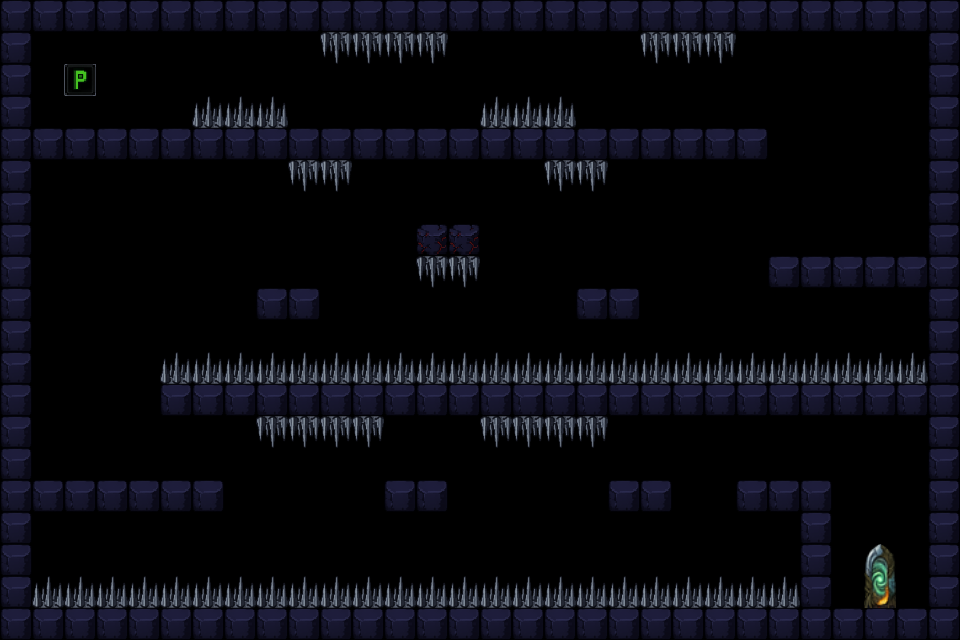

This game map was drawn from its Tiled (.tmx) file and the tilesets committed beside it. A one-line description and the full map source follow:
An orthogonal 30x20 tile map with 32x32 px tiles, 5 tile layers (traps, solid, cracked, player, ...), 2 tilesets.

<map version="1.10" tiledversion="1.12.1" orientation="orthogonal" renderorder="right-down" width="30" height="20" tilewidth="32" tileheight="32" infinite="0" nextlayerid="15" nextobjectid="1">
 <tileset firstgid="1" source="block.tsx" />
 <tileset firstgid="17" source="port.tsx" />
 <layer id="6" name="traps" width="30" height="20">
  <data encoding="csv">
0,0,0,0,0,0,0,0,0,0,0,0,0,0,0,0,0,0,0,0,0,0,0,0,0,0,0,0,0,0,
0,0,0,0,0,0,0,0,0,0,1073741826,1073741826,1073741826,1073741826,0,0,0,0,0,0,1073741826,1073741826,1073741826,0,0,0,0,0,0,0,
0,0,0,0,0,0,0,0,0,0,0,0,0,0,0,0,0,0,0,0,0,0,0,0,0,0,0,0,0,0,
0,0,0,0,0,0,2,2,2,0,0,0,0,0,0,2,2,2,0,0,0,0,0,0,0,0,0,0,0,0,
0,0,0,0,0,0,0,0,0,0,0,0,0,0,0,0,0,0,0,0,0,0,0,0,0,0,0,0,0,0,
0,0,0,0,0,0,0,0,0,1073741826,1073741826,0,0,0,0,0,0,1073741826,1073741826,0,0,0,0,0,0,0,0,0,0,0,
0,0,0,0,0,0,0,0,0,0,0,0,0,0,0,0,0,0,0,0,0,0,0,0,0,0,0,0,0,0,
0,0,0,0,0,0,0,0,0,0,0,0,0,0,0,0,0,0,0,0,0,0,0,0,0,0,0,0,0,0,
0,0,0,0,0,0,0,0,0,0,0,0,0,1073741826,1073741826,0,0,0,0,0,0,0,0,0,0,0,0,0,0,0,
0,0,0,0,0,0,0,0,0,0,0,0,0,0,0,0,0,0,0,0,0,0,0,0,0,0,0,0,0,0,
0,0,0,0,0,0,0,0,0,0,0,0,0,0,0,0,0,0,0,0,0,0,0,0,0,0,0,0,0,0,
0,0,0,0,0,2,2,2,2,2,2,2,2,2,2,2,2,2,2,2,2,2,2,2,2,2,2,2,2,0,
0,0,0,0,0,0,0,0,0,0,0,0,0,0,0,0,0,0,0,0,0,0,0,0,0,0,0,0,0,0,
0,0,0,0,0,0,0,0,1073741826,1073741826,1073741826,1073741826,0,0,0,1073741826,1073741826,1073741826,1073741826,0,0,0,0,0,0,0,0,0,0,0,
0,0,0,0,0,0,0,0,0,0,0,0,0,0,0,0,0,0,0,0,0,0,0,0,0,0,0,0,0,0,
0,0,0,0,0,0,0,0,0,0,0,0,0,0,0,0,0,0,0,0,0,0,0,0,0,0,0,0,0,0,
0,0,0,0,0,0,0,0,0,0,0,0,0,0,0,0,0,0,0,0,0,0,0,0,0,0,0,0,0,0,
0,0,0,0,0,0,0,0,0,0,0,0,0,0,0,0,0,0,0,0,0,0,0,0,0,0,0,0,0,0,
0,2,2,2,2,2,2,2,2,2,2,2,2,2,2,2,2,2,2,2,2,2,2,2,2,0,0,0,0,0,
0,0,0,0,0,0,0,0,0,0,0,0,0,0,0,0,0,0,0,0,0,0,0,0,0,0,0,0,0,0
</data>
 </layer>
 <layer id="10" name="solid" width="30" height="20">
  <data encoding="csv">
9,9,9,9,9,9,9,9,9,9,9,9,9,9,9,9,9,9,9,9,9,9,9,9,9,9,9,9,9,9,
9,0,0,0,0,0,0,0,0,0,0,0,0,0,0,0,0,0,0,0,0,0,0,0,0,0,0,0,0,9,
9,0,0,0,0,0,0,0,0,0,0,0,0,0,0,0,0,0,0,0,0,0,0,0,0,0,0,0,0,9,
9,0,0,0,0,0,0,0,0,0,0,0,0,0,0,0,0,0,0,0,0,0,0,0,0,0,0,0,0,9,
9,9,9,9,9,9,9,9,9,9,9,9,9,9,9,9,9,9,9,9,9,9,9,9,0,0,0,0,0,9,
9,0,0,0,0,0,0,0,0,0,0,0,0,0,0,0,0,0,0,0,0,0,0,0,0,0,0,0,0,9,
9,0,0,0,0,0,0,0,0,0,0,0,0,0,0,0,0,0,0,0,0,0,0,0,0,0,0,0,0,9,
9,0,0,0,0,0,0,0,0,0,0,0,0,0,0,0,0,0,0,0,0,0,0,0,0,0,0,0,0,9,
9,0,0,0,0,0,0,0,0,0,0,0,0,0,0,0,0,0,0,0,0,0,0,0,9,9,9,9,9,9,
9,0,0,0,0,0,0,0,9,9,0,0,0,0,0,0,0,0,9,9,0,0,0,0,0,0,0,0,0,9,
9,0,0,0,0,0,0,0,0,0,0,0,0,0,0,0,0,0,0,0,0,0,0,0,0,0,0,0,0,9,
9,0,0,0,0,0,0,0,0,0,0,0,0,0,0,0,0,0,0,0,0,0,0,0,0,0,0,0,0,9,
9,0,0,0,0,9,9,9,9,9,9,9,9,9,9,9,9,9,9,9,9,9,9,9,9,9,9,9,9,9,
9,0,0,0,0,0,0,0,0,0,0,0,0,0,0,0,0,0,0,0,0,0,0,0,0,0,0,0,0,9,
9,0,0,0,0,0,0,0,0,0,0,0,0,0,0,0,0,0,0,0,0,0,0,0,0,0,0,0,0,9,
9,9,9,9,9,9,9,0,0,0,0,0,9,9,0,0,0,0,0,9,9,0,0,9,9,9,0,0,0,9,
9,0,0,0,0,0,0,0,0,0,0,0,0,0,0,0,0,0,0,0,0,0,0,0,0,9,0,0,0,9,
9,0,0,0,0,0,0,0,0,0,0,0,0,0,0,0,0,0,0,0,0,0,0,0,0,9,0,0,0,9,
9,0,0,0,0,0,0,0,0,0,0,0,0,0,0,0,0,0,0,0,0,0,0,0,0,9,0,0,0,9,
9,9,9,9,9,9,9,9,9,9,9,9,9,9,9,9,9,9,9,9,9,9,9,9,9,9,9,9,9,9
</data>
 </layer>
 <layer id="11" name="cracked" width="30" height="20">
  <data encoding="csv">
0,0,0,0,0,0,0,0,0,0,0,0,0,0,0,0,0,0,0,0,0,0,0,0,0,0,0,0,0,0,
0,0,0,0,0,0,0,0,0,0,0,0,0,0,0,0,0,0,0,0,0,0,0,0,0,0,0,0,0,0,
0,0,0,0,0,0,0,0,0,0,0,0,0,0,0,0,0,0,0,0,0,0,0,0,0,0,0,0,0,0,
0,0,0,0,0,0,0,0,0,0,0,0,0,0,0,0,0,0,0,0,0,0,0,0,0,0,0,0,0,0,
0,0,0,0,0,0,0,0,0,0,0,0,0,0,0,0,0,0,0,0,0,0,0,0,0,0,0,0,0,0,
0,0,0,0,0,0,0,0,0,0,0,0,0,0,0,0,0,0,0,0,0,0,0,0,0,0,0,0,0,0,
0,0,0,0,0,0,0,0,0,0,0,0,0,0,0,0,0,0,0,0,0,0,0,0,0,0,0,0,0,0,
0,0,0,0,0,0,0,0,0,0,0,0,0,11,11,0,0,0,0,0,0,0,0,0,0,0,0,0,0,0,
0,0,0,0,0,0,0,0,0,0,0,0,0,0,0,0,0,0,0,0,0,0,0,0,0,0,0,0,0,0,
0,0,0,0,0,0,0,0,0,0,0,0,0,0,0,0,0,0,0,0,0,0,0,0,0,0,0,0,0,0,
0,0,0,0,0,0,0,0,0,0,0,0,0,0,0,0,0,0,0,0,0,0,0,0,0,0,0,0,0,0,
0,0,0,0,0,0,0,0,0,0,0,0,0,0,0,0,0,0,0,0,0,0,0,0,0,0,0,0,0,0,
0,0,0,0,0,0,0,0,0,0,0,0,0,0,0,0,0,0,0,0,0,0,0,0,0,0,0,0,0,0,
0,0,0,0,0,0,0,0,0,0,0,0,0,0,0,0,0,0,0,0,0,0,0,0,0,0,0,0,0,0,
0,0,0,0,0,0,0,0,0,0,0,0,0,0,0,0,0,0,0,0,0,0,0,0,0,0,0,0,0,0,
0,0,0,0,0,0,0,0,0,0,0,0,0,0,0,0,0,0,0,0,0,0,0,0,0,0,0,0,0,0,
0,0,0,0,0,0,0,0,0,0,0,0,0,0,0,0,0,0,0,0,0,0,0,0,0,0,0,0,0,0,
0,0,0,0,0,0,0,0,0,0,0,0,0,0,0,0,0,0,0,0,0,0,0,0,0,0,0,0,0,0,
0,0,0,0,0,0,0,0,0,0,0,0,0,0,0,0,0,0,0,0,0,0,0,0,0,0,0,0,0,0,
0,0,0,0,0,0,0,0,0,0,0,0,0,0,0,0,0,0,0,0,0,0,0,0,0,0,0,0,0,0
</data>
 </layer>
 <layer id="13" name="player" width="30" height="20">
  <data encoding="csv">
0,0,0,0,0,0,0,0,0,0,0,0,0,0,0,0,0,0,0,0,0,0,0,0,0,0,0,0,0,0,
0,0,0,0,0,0,0,0,0,0,0,0,0,0,0,0,0,0,0,0,0,0,0,0,0,0,0,0,0,0,
0,0,14,0,0,0,0,0,0,0,0,0,0,0,0,0,0,0,0,0,0,0,0,0,0,0,0,0,0,0,
0,0,0,0,0,0,0,0,0,0,0,0,0,0,0,0,0,0,0,0,0,0,0,0,0,0,0,0,0,0,
0,0,0,0,0,0,0,0,0,0,0,0,0,0,0,0,0,0,0,0,0,0,0,0,0,0,0,0,0,0,
0,0,0,0,0,0,0,0,0,0,0,0,0,0,0,0,0,0,0,0,0,0,0,0,0,0,0,0,0,0,
0,0,0,0,0,0,0,0,0,0,0,0,0,0,0,0,0,0,0,0,0,0,0,0,0,0,0,0,0,0,
0,0,0,0,0,0,0,0,0,0,0,0,0,0,0,0,0,0,0,0,0,0,0,0,0,0,0,0,0,0,
0,0,0,0,0,0,0,0,0,0,0,0,0,0,0,0,0,0,0,0,0,0,0,0,0,0,0,0,0,0,
0,0,0,0,0,0,0,0,0,0,0,0,0,0,0,0,0,0,0,0,0,0,0,0,0,0,0,0,0,0,
0,0,0,0,0,0,0,0,0,0,0,0,0,0,0,0,0,0,0,0,0,0,0,0,0,0,0,0,0,0,
0,0,0,0,0,0,0,0,0,0,0,0,0,0,0,0,0,0,0,0,0,0,0,0,0,0,0,0,0,0,
0,0,0,0,0,0,0,0,0,0,0,0,0,0,0,0,0,0,0,0,0,0,0,0,0,0,0,0,0,0,
0,0,0,0,0,0,0,0,0,0,0,0,0,0,0,0,0,0,0,0,0,0,0,0,0,0,0,0,0,0,
0,0,0,0,0,0,0,0,0,0,0,0,0,0,0,0,0,0,0,0,0,0,0,0,0,0,0,0,0,0,
0,0,0,0,0,0,0,0,0,0,0,0,0,0,0,0,0,0,0,0,0,0,0,0,0,0,0,0,0,0,
0,0,0,0,0,0,0,0,0,0,0,0,0,0,0,0,0,0,0,0,0,0,0,0,0,0,0,0,0,0,
0,0,0,0,0,0,0,0,0,0,0,0,0,0,0,0,0,0,0,0,0,0,0,0,0,0,0,0,0,0,
0,0,0,0,0,0,0,0,0,0,0,0,0,0,0,0,0,0,0,0,0,0,0,0,0,0,0,0,0,0,
0,0,0,0,0,0,0,0,0,0,0,0,0,0,0,0,0,0,0,0,0,0,0,0,0,0,0,0,0,0
</data>
 </layer>
 <layer id="14" name="portal" width="30" height="20">
  <data encoding="csv">
0,0,0,0,0,0,0,0,0,0,0,0,0,0,0,0,0,0,0,0,0,0,0,0,0,0,0,0,0,0,
0,0,0,0,0,0,0,0,0,0,0,0,0,0,0,0,0,0,0,0,0,0,0,0,0,0,0,0,0,0,
0,0,0,0,0,0,0,0,0,0,0,0,0,0,0,0,0,0,0,0,0,0,0,0,0,0,0,0,0,0,
0,0,0,0,0,0,0,0,0,0,0,0,0,0,0,0,0,0,0,0,0,0,0,0,0,0,0,0,0,0,
0,0,0,0,0,0,0,0,0,0,0,0,0,0,0,0,0,0,0,0,0,0,0,0,0,0,0,0,0,0,
0,0,0,0,0,0,0,0,0,0,0,0,0,0,0,0,0,0,0,0,0,0,0,0,0,0,0,0,0,0,
0,0,0,0,0,0,0,0,0,0,0,0,0,0,0,0,0,0,0,0,0,0,0,0,0,0,0,0,0,0,
0,0,0,0,0,0,0,0,0,0,0,0,0,0,0,0,0,0,0,0,0,0,0,0,0,0,0,0,0,0,
0,0,0,0,0,0,0,0,0,0,0,0,0,0,0,0,0,0,0,0,0,0,0,0,0,0,0,0,0,0,
0,0,0,0,0,0,0,0,0,0,0,0,0,0,0,0,0,0,0,0,0,0,0,0,0,0,0,0,0,0,
0,0,0,0,0,0,0,0,0,0,0,0,0,0,0,0,0,0,0,0,0,0,0,0,0,0,0,0,0,0,
0,0,0,0,0,0,0,0,0,0,0,0,0,0,0,0,0,0,0,0,0,0,0,0,0,0,0,0,0,0,
0,0,0,0,0,0,0,0,0,0,0,0,0,0,0,0,0,0,0,0,0,0,0,0,0,0,0,0,0,0,
0,0,0,0,0,0,0,0,0,0,0,0,0,0,0,0,0,0,0,0,0,0,0,0,0,0,0,0,0,0,
0,0,0,0,0,0,0,0,0,0,0,0,0,0,0,0,0,0,0,0,0,0,0,0,0,0,0,0,0,0,
0,0,0,0,0,0,0,0,0,0,0,0,0,0,0,0,0,0,0,0,0,0,0,0,0,0,0,0,0,0,
0,0,0,0,0,0,0,0,0,0,0,0,0,0,0,0,0,0,0,0,0,0,0,0,0,0,0,0,0,0,
0,0,0,0,0,0,0,0,0,0,0,0,0,0,0,0,0,0,0,0,0,0,0,0,0,0,0,0,0,0,
0,0,0,0,0,0,0,0,0,0,0,0,0,0,0,0,0,0,0,0,0,0,0,0,0,0,0,17,0,0,
0,0,0,0,0,0,0,0,0,0,0,0,0,0,0,0,0,0,0,0,0,0,0,0,0,0,0,0,0,0
</data>
 </layer>
</map>
